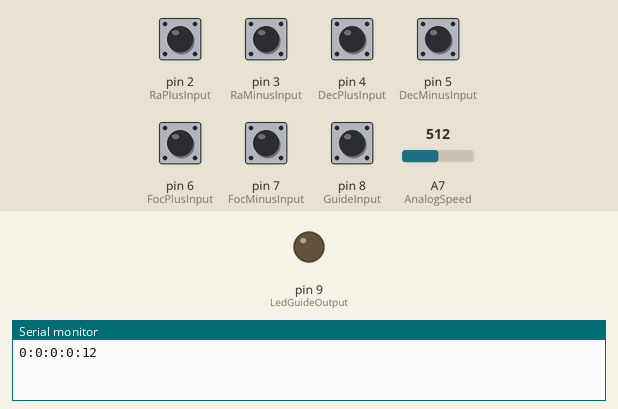
This sketch was run on a simulated Arduino Pro Mini, built with avr-gcc and run on an emulated ATmega328P. Shown: output pins drawn as LEDs (lit = HIGH), the last lines printed to the serial monitor. Dashed ring = blinking. Inputs (shaded band) come from the test bench; at power-on: pin 2 (RaPlusInput), pin 3 (RaMinusInput), pin 4 (DecPlusInput), pin 5 (DecMinusInput), pin 6 (FocPlusInput), pin 7 (FocMinusInput), pin 8 (GuideInput) HIGH, A7 (AnalogSpeed) = 512.

Above: at 2.2 s.
2.3 s: pin 8 (GuideInput) pulled LOW for 1 s
At 2.5 s:
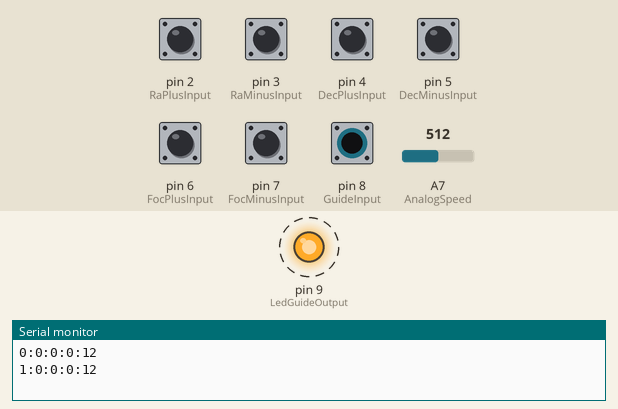
4.8 s: pin 8 (GuideInput) pulled LOW for 0.15 s
At 5.2 s:
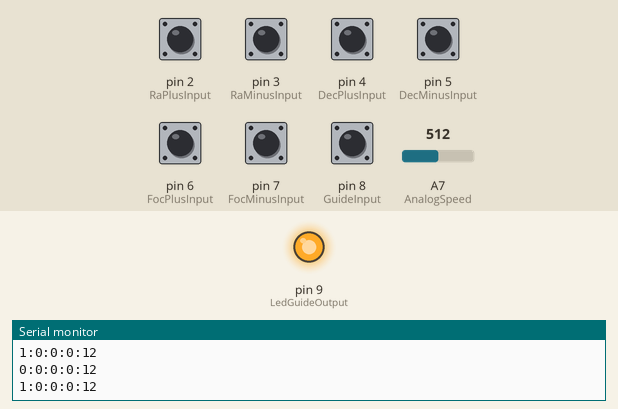
Timing chart, 0 to 7.8 s (numbered marks = the images above; inputs shaded):
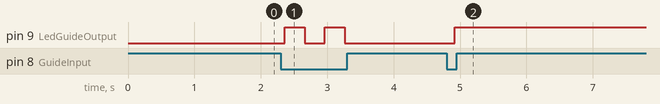

Measured:
- after the input at 2.3 s, pin 9 (LedGuideOutput): alternates HIGH for 0.30 s and LOW for 0.30 s, 4 changes in all, then stays LOW, starting after 0.06 s
- after the input at 4.8 s, pin 9 (LedGuideOutput): LOW → HIGH after 0.12 s

The sketch:

Handheld.ino
```cpp
/*the handheld will send a message over serial bus:
 * A:B:C:D:EEEE
 * A = Guide active(1) guide inactive(0)
 * B = RA axis+ (1) RA axis- (2)
 * C = DEC axis+ (1) DEC axis- (2)
 * D = Focuser+ (1) Focuser- (2)
 * E = Analogvalue for movement speed 0-255
 */

//hand controller PINOUT Arduino Pro Mini 5V
#define RaPlusInput 2
#define RaMinusInput 3
#define DecPlusInput 4
#define DecMinusInput 5
#define FocPlusInput 6
#define FocMinusInput 7
#define GuideInput 8
#define LedGuideOutput 9
#define AnalogSpeed A7

// define variables & constants
const int debounceTime = 50;
const int SerialBaudRate = 9600;
String SerialSeperate = ":";
String SerialSendOld;

boolean FuncStatus;
boolean ButtonStatus;

boolean RaPlusPressed;
boolean RaMinusPressed;
boolean DecPlusPressed;
boolean DecMinusPressed;
boolean FocPlusPressed;
boolean FocMinusPressed;
boolean GuidePressed;
boolean GuideReset;

byte RaStatus;
byte DecStatus;
byte FocStatus;
byte GuideStatus;

int MoveSpeed;

void setup() {
  // put your setup code here, to run once:
 // ---define input ports---
pinMode(RaPlusInput, INPUT_PULLUP);
pinMode(RaMinusInput, INPUT_PULLUP);
pinMode(DecPlusInput, INPUT_PULLUP);
pinMode(DecMinusInput, INPUT_PULLUP);
pinMode(FocPlusInput, INPUT_PULLUP);
pinMode(FocMinusInput, INPUT_PULLUP);
pinMode(GuideInput, INPUT_PULLUP);

// ---define output ports---
pinMode(LedGuideOutput, OUTPUT);

 delay(1000);
 Serial.begin(SerialBaudRate);
}

void loop() {
  // START main loop
  //--- Check for guide key ---
 GuidePressed = FuncButtonPress (GuideInput,GuidePressed); //scanning guide-button on hand controller
 //Serial.print("Guide pressed: "); //debug
 //Serial.println(GuidePressed); //debug
 if (GuidePressed == 1 && GuideReset == 0 ){ //If guide key is pressed and wasn't pressed before
      if (GuideStatus==0){          //if guide status was OFF, then activate guide function here
        GuideStatus=1;
       digitalWrite (LedGuideOutput,1);//Staus led shows the active guiding
       }
  else if (GuideStatus == 1) { //If guide status is ON, then change it to OFF
      GuideStatus=0;
      digitalWrite (LedGuideOutput,0);
   }
   GuideReset=1;    //set marker for pressed guide key for next loop
 }
   else{
    GuideReset=0; //reset marker if guide key is released
   }

  //--- Check Speed dial here ---
  MoveSpeed = analogRead(AnalogSpeed);
  MoveSpeed = MoveSpeed / 40; // changeback to 4 after soldering a poti on this pin

  //--- Check for FOCUS keys here (when locked in guide, then put after DEC keys---
  FocPlusPressed = FuncButtonPress (FocPlusInput,FocPlusPressed); //read RA+ key
   //Serial.println(FocPlusPressed); //debug
  FocMinusPressed = FuncButtonPress (FocMinusInput,FocMinusPressed); //read RA- key
  //Serial.println(FocMinusPressed); //debug
  if (FocPlusPressed == 1 && FocMinusPressed == 0){
      FocStatus=1; //when RA+ key is pressed and RA- is not pressed set Status to 1
  }
   else if (FocPlusPressed == 0 && FocMinusPressed == 1){
      FocStatus=2; //when RA- key is pressed and RA+ is not pressed set Status to 2
   }
  else {
    FocStatus=0; // if none or all RA keys are pressed, Status is 0
  }

  //--- Check for RA keys ---
  RaPlusPressed = FuncButtonPress (RaPlusInput,RaPlusPressed); //read RA+ key
  RaMinusPressed = FuncButtonPress (RaMinusInput,RaMinusPressed); //read RA- key
  if (RaPlusPressed == 1 && RaMinusPressed == 0){
      RaStatus=1; //when RA+ key is pressed and RA- is not pressed set Status to 1
  }
   else if (RaPlusPressed == 0 && RaMinusPressed == 1){
      RaStatus=2; //when RA- key is pressed and RA+ is not pressed set Status to 2
   }
  else {
    RaStatus=0; // if none or all RA keys are pressed, Status is 0
  }

  //--- Check for DEC keys ---
  DecPlusPressed = FuncButtonPress (DecPlusInput,DecPlusPressed); //read DEC+ key
  DecMinusPressed = FuncButtonPress (DecMinusInput,DecMinusPressed); //read DEC- key
  if (DecPlusPressed == 1 && DecMinusPressed == 0){
      DecStatus=1; //when DEC+ key is pressed and RA- is not pressed set Status to 1
  }
   else if (DecPlusPressed == 0 && DecMinusPressed == 1){
      DecStatus=2; //when DEC- key is pressed and RA+ is not pressed set Status to 2
   }
  else {
    DecStatus=0; // if none or all DEC keys are pressed, Status is 0
  }

   //--- Lock RA DEC keys when guiding in active ---
  if (GuideStatus == 1 ){ //If guide status is ON, then lock the buttons for RA & DEC
      RaStatus=0; // Lock RA buttons
      DecStatus=0; // Lock DEC buttons
      //FocStatus=0; // uncomment if Focuser should be locked in guide mode
  }
SendSerial();
delay(100);
} //End loop

void SendSerial(){
  //create the string with the keys and values
   String SerialSendActual = (GuideStatus + SerialSeperate + RaStatus + SerialSeperate + DecStatus + SerialSeperate + FocStatus + SerialSeperate + MoveSpeed);
   if ( SerialSendActual != SerialSendOld){ //check if the message has changed, otherwise only send changes over serial
    Serial.println(SerialSendActual);
  SerialSendOld = SerialSendActual;
   }
 else{
 }
   return;
  }

//debounce of input pins
boolean FuncButtonPress (byte InputPin, boolean FuncStatus){
  boolean ButtonPressed = !digitalRead (InputPin);
  if (ButtonPressed == 1){
  delay (debounceTime); //debounce
  if (ButtonPressed == 1) {
        FuncStatus= 1;
    }
    }
    else{
      FuncStatus= 0;
    }
return FuncStatus;
}
```
